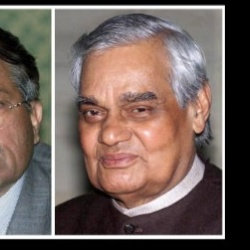
%> input picture RealWorldFaceRecognition/projectFaces/A/Atal_Bihari_Vajpayee_0002.jpg, 250 x 250 px; its folder holds only this picture in this run
$ octave FaceRecog_system.m   (GNU Octave 9; MATLAB toolbox functions it lacks are replaced by stand-ins)
%> lines starting %> are read from the running program, lines starting %| are printed output that depends on the picture
%%
%  Face Recognizer (Eigenfaces vs Fisherfaces)
%
clear
close all
clc
% Directory paths
% Choose first three paths for training sets
images_path{1} = 'projectFaces/A/';
images_path{2} = 'projectFaces/B/';
images_path{3} = 'projectFaces/C/';
% one path for probe set
images_path{4} = 'projectFaces/D/';

%%
% Read images from directory
%
N = 50;        % single training set sample images
% select image dimensions
height = 120;
width = 100;
image_dims = [height width];
r1 = (125 - height/2) + 1;
r2 = 125 + height/2;
c1 = (125 - width/2) + 1;
c2 = 125 + width/2;

% total training images have to be 150
train_images = zeros(prod(image_dims), N*3);
j = [1 51 101];
%disp_train_set = {};
for k = 1:3  % 3 training sets
    train_set = dir(fullfile(images_path{k}, ['*.' 'jpg']));
    if isempty(train_set)
        sprintf('warning: No image files found with %s\n',images_path{k})
    end
    % read images from directory
    ind = 0;
    for i = j(k):N*k
        ind = mod(ind,N) + 1;
        image_name = fullfile(images_path{k}, train_set(ind).name);
        img = imread(image_name);
%> img is the input picture: size 250x250x3 uint8; mean R, G, B 115.5, 98.8, 92.7
        img = rgb2gray(img);
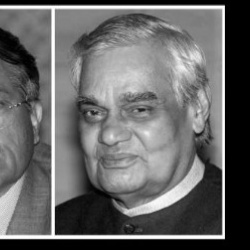
%> img: size 250x250 uint8; min 0, max 255, mean 103.1
        img = img(r1:r2,c1:c2);
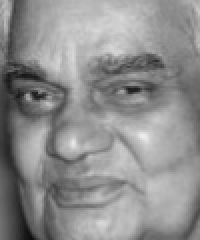
%> img: size 120x100 uint8 (shown 2 times larger); min 12, max 237, mean 141.8
%> (the run ends here)

$ run again, on RealWorldFaceRecognition/projectFaces/A/David_Beckham_0004.jpg
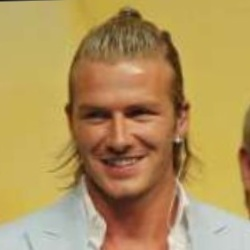
%> input picture RealWorldFaceRecognition/projectFaces/A/David_Beckham_0004.jpg, 250 x 250 px
%> img is the input picture: size 250x250x3 uint8; mean R, G, B 177.9, 148.2, 91.2
%> `img = rgb2gray(img);`:
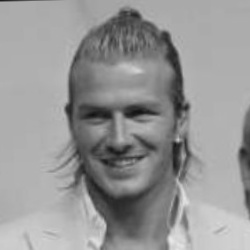
%> img: size 250x250 uint8; min 17, max 233, mean 150.6
%> `img = img(r1:r2,c1:c2);`:
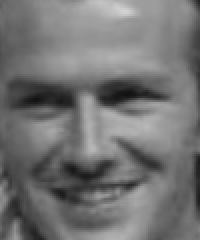
%> img: size 120x100 uint8 (shown 2 times larger); min 17, max 211, mean 115.5

$ run again, on RealWorldFaceRecognition/projectFaces/A/David_Beckham_0005.jpg
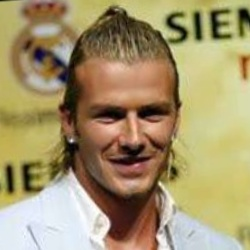
%> input picture RealWorldFaceRecognition/projectFaces/A/David_Beckham_0005.jpg, 250 x 250 px
%> img is the input picture: size 250x250x3 uint8; mean R, G, B 164.7, 148.4, 108.1
%> `img = rgb2gray(img);`:
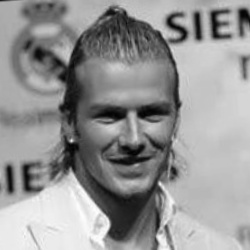
%> img: size 250x250 uint8; min 1, max 254, mean 148.7
%> `img = img(r1:r2,c1:c2);`:
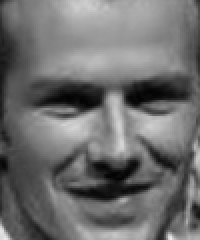
%> img: size 120x100 uint8 (shown 2 times larger); min 2, max 237, mean 110.2

$ run again, on RealWorldFaceRecognition/projectFaces/A/Guillermo_Coria_0001.jpg
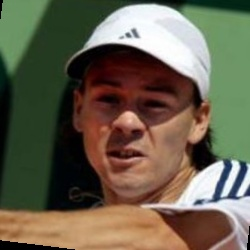
%> input picture RealWorldFaceRecognition/projectFaces/A/Guillermo_Coria_0001.jpg, 250 x 250 px
%> img is the input picture: size 250x250x3 uint8; mean R, G, B 105.3, 97.6, 78.1
%> `img = rgb2gray(img);`:
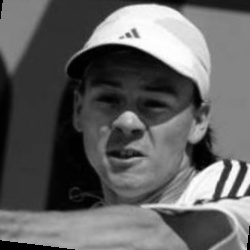
%> img: size 250x250 uint8; min 0, max 255, mean 97.7
%> `img = img(r1:r2,c1:c2);`:
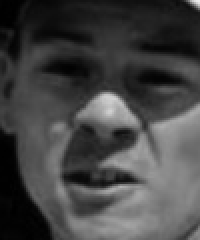
%> img: size 120x100 uint8 (shown 2 times larger); min 0, max 235, mean 68.2

$ run again, on RealWorldFaceRecognition/projectFaces/A/David_Beckham_0001.jpg
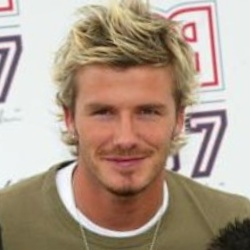
%> input picture RealWorldFaceRecognition/projectFaces/A/David_Beckham_0001.jpg, 250 x 250 px
%> img is the input picture: size 250x250x3 uint8; mean R, G, B 176.2, 156.1, 139.9
%> `img = rgb2gray(img);`:
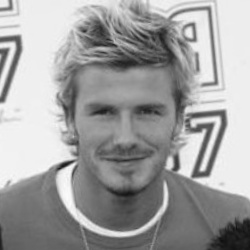
%> img: size 250x250 uint8; min 15, max 252, mean 160.3
%> `img = img(r1:r2,c1:c2);`:
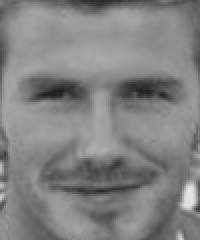
%> img: size 120x100 uint8 (shown 2 times larger); min 26, max 234, mean 130.1
